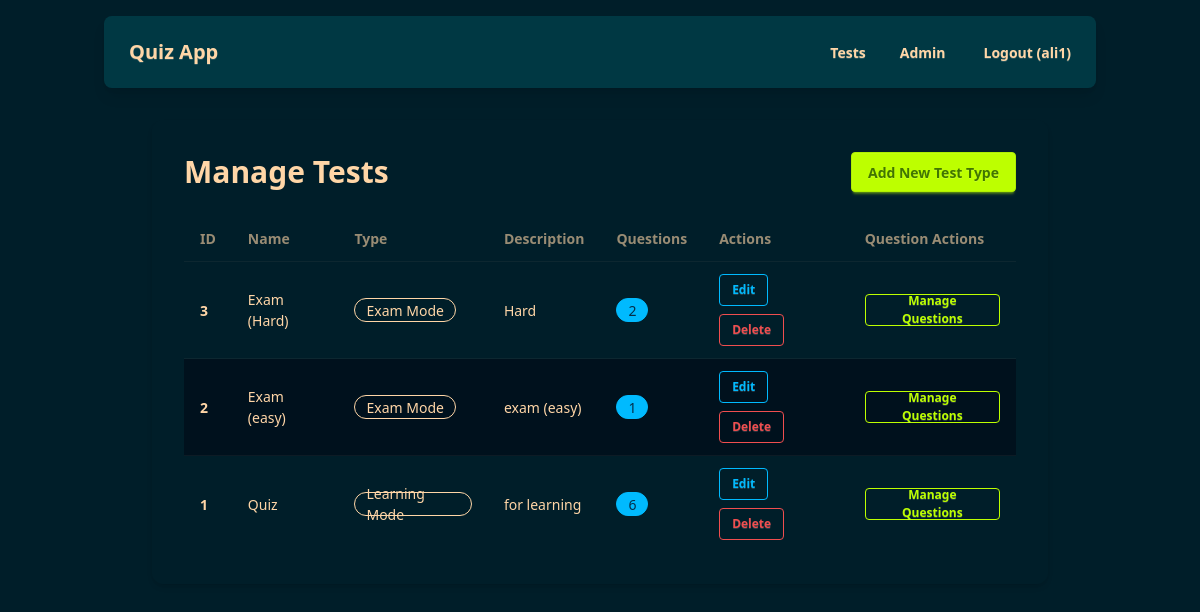
Screenshot of /quiz/admin/tests/ (signed in) with the database file from the repository.
### quiz/models.py (models this page shows, shortened)
class Test(models.Model):
    name = models.CharField(max_length=255)
    description = models.TextField(blank=True)
    test_type = models.CharField(max_length=10, choices=TEST_TYPES, default='learning')
    position = models.PositiveIntegerField(default=0, help_text="Display order of the test")
    class Meta:
        ordering = ['position', 'name']

### quiz/views.py (the view)
# urls.py: path('admin/tests/', custom_admin_tests, name='custom_admin_tests'),
@user_passes_test(is_staff_check)
def custom_admin_tests(request):
    tests = Test.objects.annotate(question_count=Count('questions')).order_by('name')
    context = {
        'tests': tests,
    }
    return render(request, 'quiz/custom_admin/admin_tests_list.html', context)

### quiz/views.py (called while the page is built)
def is_staff_check(user):
    return user.is_staff

### quiz/templates/quiz/custom_admin/admin_tests_list.html (shortened to what this page needs)
{% extends 'quiz/base.html' %}
{% block content %}
<div class="max-w-4xl mx-auto bg-base-100 p-8 rounded-xl shadow-md">
    <div class="flex justify-between items-center mb-6">
        <h2 class="text-3xl font-bold">Manage Tests</h2>
        <a href="{% url 'custom_admin_add_test' %}" class="btn btn-primary">Add New Test Type</a>
    </div>
    {% if tests %}
        <div class="overflow-x-auto">
            <table class="table w-full table-zebra">
                <thead>
                    <tr>
                        <th>ID</th>
                        <th>Name</th>
                        <th>Type</th>
                        <th>Description</th>
                        <th>Questions</th>
                        <th>Actions</th>
                        <th>Question Actions</th>
                    </tr>
                </thead>
                <tbody>
                    {% for test in tests %}
                    <tr>
                        <th>{{ test.id }}</th>
                        <td>{{ test.name }}</td>
                        <td><span class="badge badge-outline">{{ test.get_test_type_display }}</span></td>
                        <td>{{ test.description|truncatechars:100 }}</td>
                        <td>
                            {% if test.question_count is not None %}
                                <span class="badge badge-info">{{ test.question_count }}</span>
                            {% else %}
                                <span class="badge badge-ghost">0</span>
                            {% endif %}
                        </td>
                        <td class="flex flex-wrap gap-2">
                            <a href="{% url 'custom_admin_edit_test' test.id %}" class="btn btn-sm btn-outline btn-info">Edit</a>
                            <a href="{% url 'custom_admin_delete_test' test.id %}" class="btn btn-sm btn-outline btn-error">Delete</a>
                        </td>
                        <td>
                            <a href="{% url 'custom_admin_test_questions' test.id %}" class="btn btn-sm btn-outline btn-primary">Manage Questions</a>
                        </td>
                    </tr>
                    {% endfor %}
                </tbody>
            </table>
        </div>
    {% else %}
        <p>No test types found. <a href="{% url 'custom_admin_add_test' %}" class="text-blue-600 hover:underline">Add one now</a>.</p>
    {% endif %}
</div>
{% endblock %}

### quiz/templates/quiz/navbar.html (shortened to what this page needs)
{% load static %}
<div class="navbar bg-neutral text-neutral-content rounded-box shadow-lg mb-8">
  <div class="navbar-start">
    <a href="{% url 'landing_page' %}" class="btn btn-ghost normal-case text-xl">Quiz App</a>
  </div>
  <div class="navbar-end">
    <ul class="menu menu-horizontal px-1 hidden md:flex text-neutral-content">
      <li><a href="{% url 'test_list' %}" class="btn btn-ghost">Tests</a></li>
      {% if user.is_authenticated and user.is_staff %}
        <li class="dropdown">
          <div tabindex="0" role="button" class="btn btn-ghost">
              Admin
          </div>
        </li>
      {% endif %}
    </ul>
     <div class="hidden md:flex">
         {% if user.is_authenticated %}
           <form action="{% url 'logout' %}" method="post" class="inline-block">{% csrf_token %}<button type="submit" class="btn btn-ghost">Logout ({{ user.username }})</button></form>
         {% else %}
           <a href="{% url 'login' %}" class="btn btn-primary">Login</a>
           <a href="{% url 'signup' %}" class="btn btn-primary ml-2">Sign Up</a>
         {% endif %}
     </div>
  </div>
</div>

### rows the page displays
Test: id "3", name "Exam (Hard)", test_type "Exam Mode", description "Hard", question_count "2"
Test: id "2", name "Exam (easy)", test_type "Exam Mode", description "exam (easy)", question_count "1"
Test: id "1", name "Quiz", test_type "Learning Mode", description "for learning", question_count "6"

### other values shown
{{ user.username }} "ali1"
